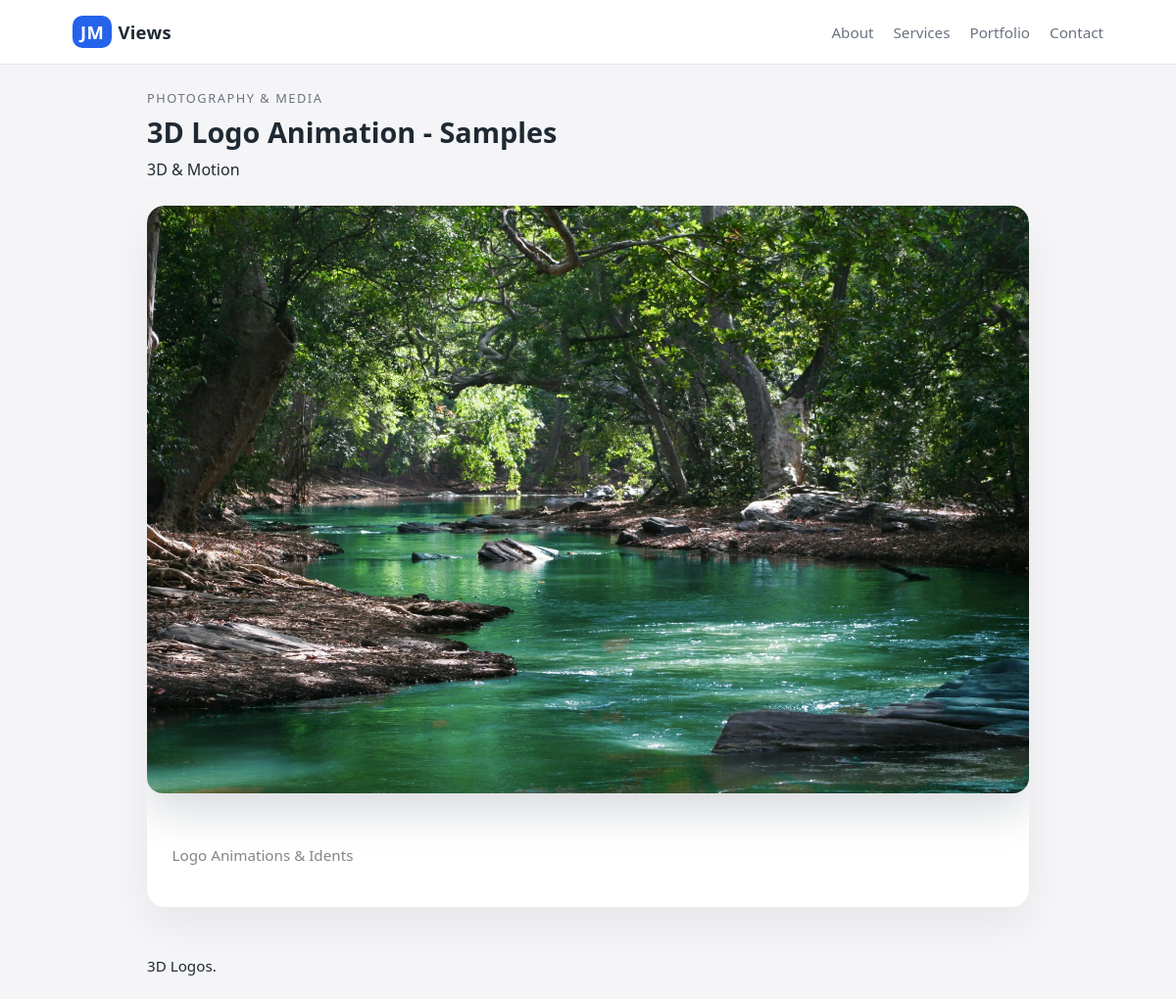
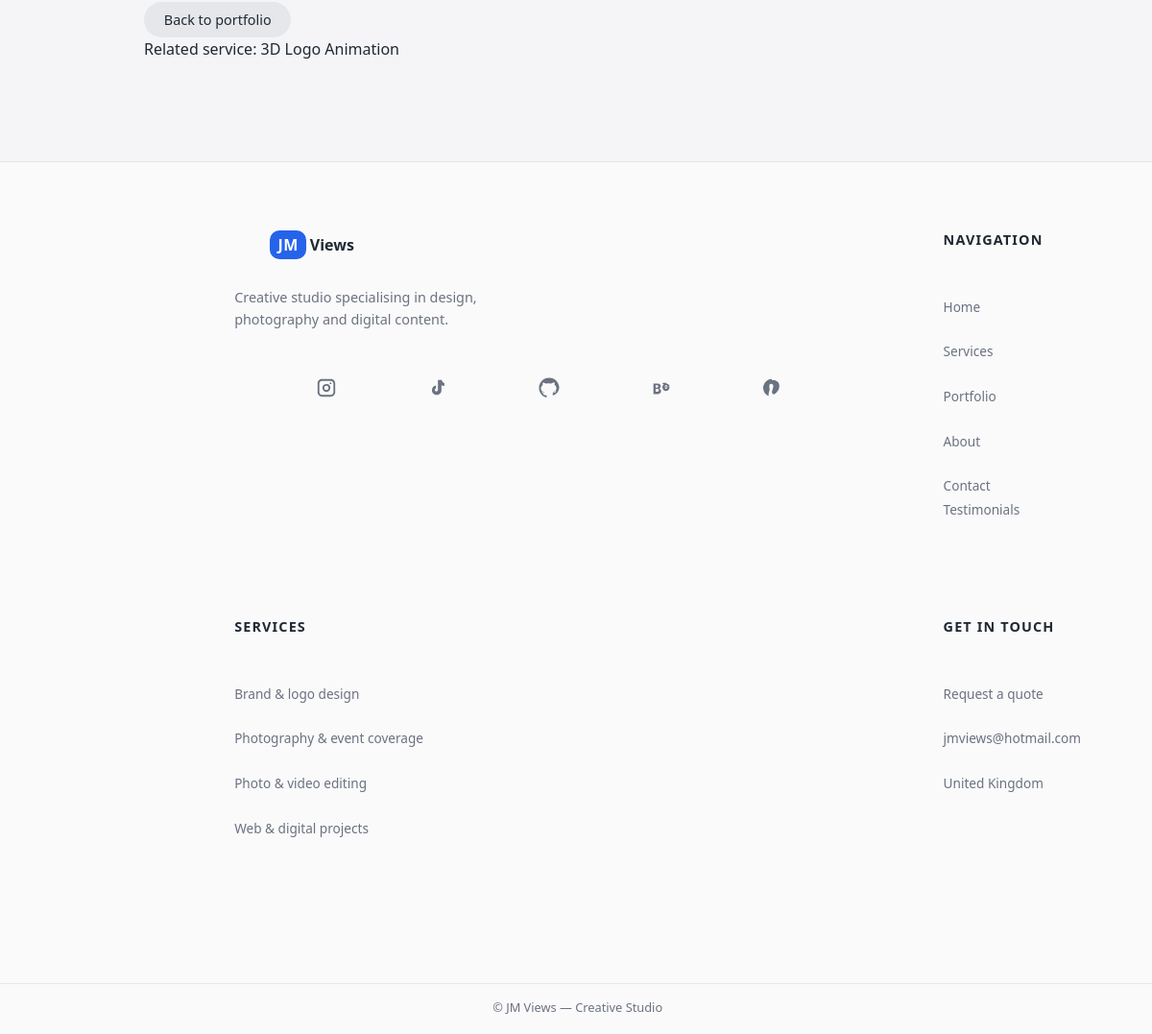
/portfolio/3/, run on the app's committed database (2 pictures, top to bottom).
### portfolio/models.py (models this page shows, shortened)
class PortfolioItem(models.Model):
    PORTFOLIO_TYPE_CHOICES = [
        ("web", "Web & Digital Projects"),
        ("media", "Photography & Media"),
        ("drone", "Drone & Aerial"),
    ]
    CATEGORY_CHOICES = [
        ("design", "Design"),
        ("photo", "Photography"),
        ("video", "Video"),
        ("three_d", "3D & Motion"),
    ]
    COLLECTION_CHOICES = [
        ("web", "Web & Digital Projects"),
        ("photo", "Photography & Video"),
        ("drone", "Drone & Aerial"),
        ("three_d", "3D & Motion"),
        ("branding", "Branding & Visual Design"),
    ]
    title = models.CharField(max_length=200)
    portfolio_type = models.CharField(
        max_length=10,
        choices=PORTFOLIO_TYPE_CHOICES,
        default="media",
    )
    collection = models.CharField(
        max_length=20,
        choices=COLLECTION_CHOICES,
        default="photo",
    )
    category = models.CharField(max_length=20, choices=CATEGORY_CHOICES)
    section = models.CharField(
        max_length=120,
        blank=True,
        help_text=(
            "Optional sub-section, e.g. Portraits & Lifestyle, "
            "Scenic & Coastal Imagery, Events"
        ),
    )
    service = models.ForeignKey(
        Service,
        null=True,
        blank=True,
        on_delete=models.SET_NULL,
        related_name="portfolio_items",
    )
    description = models.TextField(blank=True)
    image = models.ImageField(upload_to="portfolio/")
    external_url = models.URLField(
        blank=True,
        help_text="Optional link to the live site, video or external project page.",
    )
    show_in_photography_highlights = models.BooleanField(
        default=False,
        help_text="Show this item in the homepage ‘Photography highlights’ strip.",
    )
    show_in_drone_highlights = models.BooleanField(
        default=False,
        help_text="Show this item in the homepage ‘Drone & Aerial Footage’ area.",
    )
    show_in_recent_work = models.BooleanField(
        default=False,
        help_text="Show this item in the homepage ‘Recent work’ section.",
    )
    is_featured = models.BooleanField(default=False)
    created_at = models.DateTimeField(auto_now_add=True)
    class Meta:
        ordering = ["-is_featured", "-created_at"]

### services/models.py (models this page shows, shortened)
class Service(models.Model):
    CATEGORY_CHOICES = [
        ('design', 'Design'),
        ('photo', 'Photography'),
        ('video', 'Video & Editing'),
        ('three_d', '3D & Motion'),
    ]
    name = models.CharField(max_length=200)
    category = models.CharField(max_length=20, choices=CATEGORY_CHOICES)
    short_description = models.CharField(max_length=255)
    full_description = models.TextField(blank=True)
    starting_price = models.DecimalField(
        max_digits=8, decimal_places=2, null=True, blank=True
    )
    is_active = models.BooleanField(default=True)
    created_at = models.DateTimeField(auto_now_add=True)
    class Meta:
        ordering = ['category', 'name']

### portfolio/views.py (the view)
# urls.py: path("<int:pk>/", views.portfolio_detail, name="portfolio_detail"),
def portfolio_detail(request, pk):
    item = get_object_or_404(PortfolioItem, pk=pk)
    context = {
        "item": item,
    }
    return render(request, "portfolio/portfolio_detail.html", context)

### templates/portfolio/portfolio_detail.html (shortened to what this page needs)
{% extends "base.html" %}
{% block content %}
<article class="portfolio-detail">
  <header class="portfolio-detail-header">
    <p class="portfolio-detail-kicker">
      {{ item.get_portfolio_type_display|upper }}
    </p>
    <h1>{{ item.title }}</h1>
    <p class="portfolio-meta-line">
      {% if item.portfolio_type == "drone" %}
        Drone &amp; aerial · Photography
      {% else %}
        {{ item.get_category_display }}
      {% endif %}
    </p>
  </header>
  <div class="project-card">
  <img src="{{ item.image.url }}" alt="{{ item.title }}" class="project-image">
  <div class="project-meta">
    {% if item.section %}
      <p class="project-section">{{ item.section }}</p>
    {% endif %}
  </div>
</div>
  {% if item.description %}
    <div class="portfolio-detail-body">
      {{ item.description|linebreaks }}
    </div>
  {% endif %}
  <div class="portfolio-detail-actions">
    <a href="{% url 'portfolio_collections' %}" class="btn btn-secondary">
      Back to portfolio
    </a>
  </div>
  {% if item.service %}
    <p class="portfolio-related-service">
      {% if item.portfolio_type == "drone" %}
        Drone service:
      {% else %}
        Related service:
      {% endif %}
      <a href="{% url 'service_detail' item.service.pk %}">
        {{ item.service.name }}
      </a>
    </p>
  {% endif %}
</article>
{% endblock %}

### static/css/main.css (style rules this page uses)
*, *::before, *::after { box-sizing: border-box; }
:root { --bg: #f5f5f7; --bg-card: #ffffff; --text-main: #1f2933; --text-muted: #6b7280; --accent: #2563eb; --accent-soft: #dbeafe; --border-soft: #e5e7eb; }
body { margin: 0; font-family: system-ui, -apple-system, BlinkMacSystemFont, "Segoe UI", sans-serif; background: var(--bg); color: var(--text-main); }
a { color: inherit; text-decoration: none; }
h1 { font-size: 2rem; margin-bottom: 0.75rem; }
p { line-height: 1.6; margin-top: 0; }
.btn { display: inline-block; padding: 0.55rem 1.3rem; border-radius: 999px; font-size: 0.9rem; border: none; cursor: pointer; text-decoration: none; }
.btn-secondary { background: #e5e7eb; color: var(--text-main); }
.project-card { max-width: 1200px; margin: 0 auto 3rem; background: white; border-radius: 18px; box-shadow: 0 18px 40px rgba(0, 0, 0, 0.06); overflow: hidden; }
.project-card img, .project-card video { width: 100%; height: 220px; object-fit: cover; display: block; }
.project-meta { padding: 1.2rem 1.6rem 1.6rem; color: #666; font-size: 0.95rem; }
.project-section { margin-top: 0.25rem; opacity: 0.8; }
.portfolio-detail { max-width: 900px; margin: 0 auto; }
.portfolio-detail-header { margin-bottom: 1.5rem; }
.portfolio-detail-kicker { font-size: 0.8rem; text-transform: uppercase; letter-spacing: 0.12em; color: var(--text-muted); margin: 0 0 0.3rem; }
.portfolio-detail h1 { margin: 0 0 0.4rem; font-size: 1.8rem; }
.portfolio-detail img, .portfolio-detail-media img, .portfolio-video { width: 100%; height: auto; max-width: 100%; object-fit: contain; border-radius: 16px; display: block; margin-bottom: 1rem; box-shadow: 0 18px 45px rgba(15, 23, 42, 0.16); }
.portfolio-detail-body { margin-bottom: 1.5rem; font-size: 0.95rem; line-height: 1.7; color: var(--text-main); }

### data on the page
PortfolioItem: portfolio_type "PHOTOGRAPHY & MEDIA", title "3D Logo Animation - Samples", category "3D & Motion", image (picture), section "Logo Animations & Idents", description "3D Logos.", service.name "3D Logo Animation"
